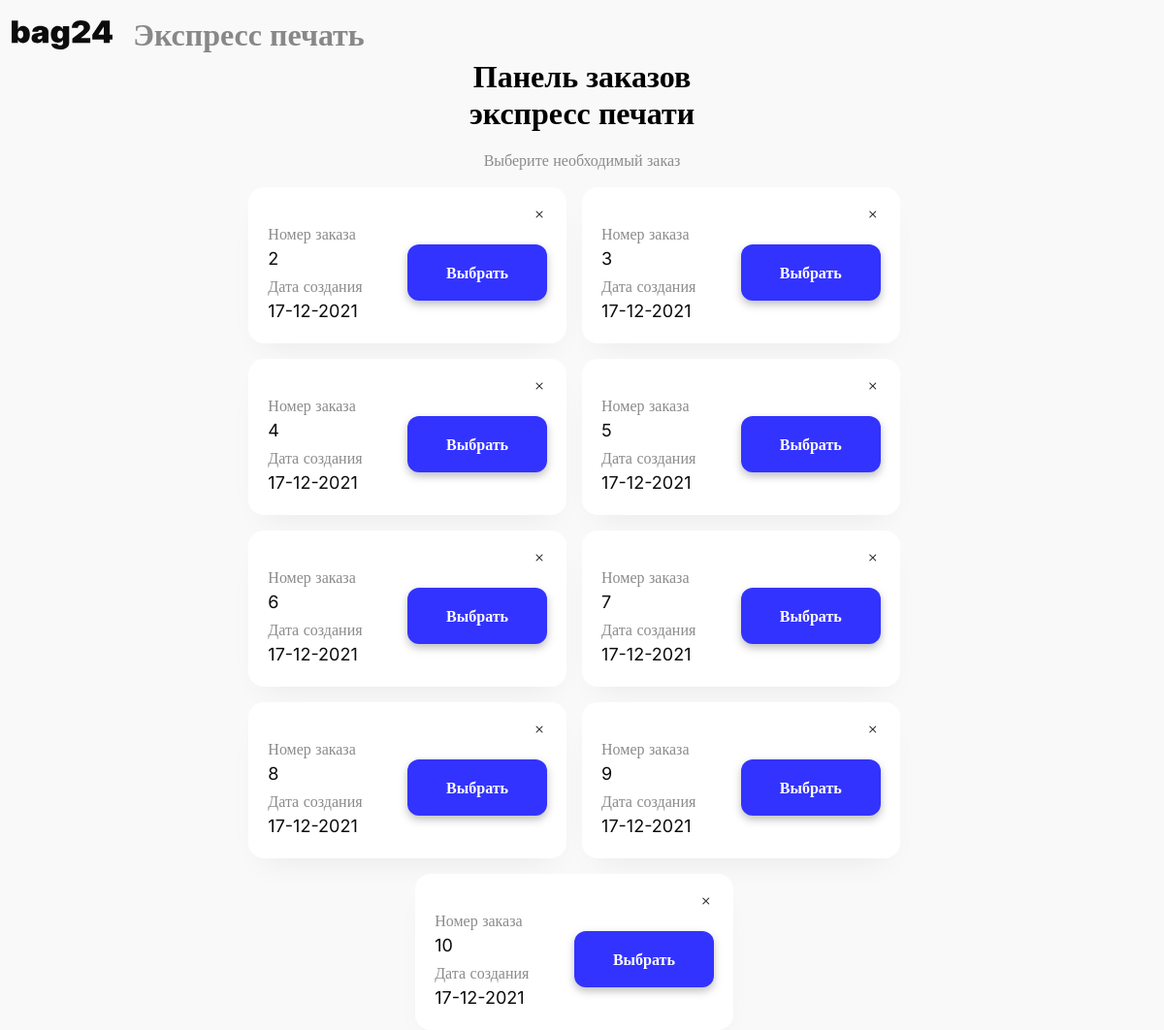
Before: /operator/1 with the older database file.
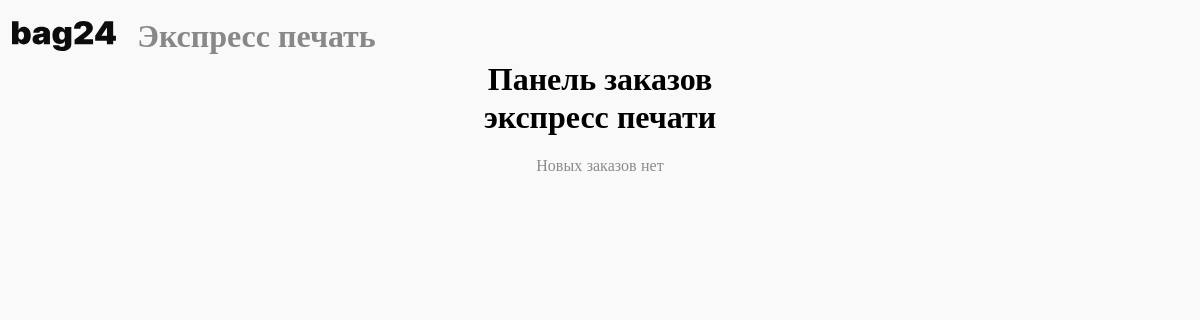
After: the same page with the newer database file.
### operator_part/models.py (models this page shows)
class Order(models.Model):
    date_create = models.DateField(verbose_name="Дата создания заказа")
    date_print = models.DateField(verbose_name="Дата печати", blank=True, null=True)
    number = models.CharField(max_length=255, verbose_name="Номер заказа")
    code = models.IntegerField(verbose_name="Код")
    pos = models.ForeignKey(POS, on_delete=models.CASCADE, verbose_name='Точка в которой заказали печать')
    price_per_list = models.DecimalField(decimal_places=2,max_digits=5, verbose_name="Цена за лист")
    list_count = models.IntegerField(verbose_name="Общее количество страниц", null=True, blank=True)
    amount = models.DecimalField(decimal_places=2,max_digits=9, verbose_name="Сумма заказа", null=True, blank=True)
    documents = models.ManyToManyField('Doc', related_name='order')
    def __str__(self):
        return f"Заказ в {self.date_create} в точке {self.pos}"
    class Meta:
        verbose_name = 'Заказ'
        verbose_name_plural = 'Заказы'

### operator_part/views.py (the view)
# urls.py: path("<int:pk>", operatorForm, name='operator'),
def operatorForm(request, pk):
    pos = POS.objects.get(id=pk)
    orders = Order.objects.filter(pos=pos, date_print=None)
    print(orders)
    return render(request, 'operator_form.html', {'orders': orders, 'pos':pos})

### operator_part/models.py (called while the page is built)
    def __str__(self):
        return self.name

### templates/operator_form.html (shortened to what this page needs)
{% extends 'index.html' %}
{% load static %}
{% block content %}
    <nav class="nav operator">
        <div class="nav-left">
            <a class="" href="#"><img src="{% static 'images/header.svg' %}" style="width: 104px;"></a>
            <div class="nav-title" id="" href="#" style="margin-left: 5%">Экспресс печать</div>
        </div>
    </nav>
    <div id="in-storage">
        <div align="center">
            <h2 class="middle" style="color: black;margin-bottom: 1rem;">Панель заказов<br>
                экспресс печати</h2>
            <label id="subtext" class="semi f-16 grey">{% if orders %}
                Выберите необходимый заказ {% else %} Новых заказов нет
            {% endif %} </label>
        </div>
        <div class="main-my-item">
            {% for order in orders %}
                <div class="div-my-item">
                    <div style="display: flex;justify-content: flex-end" data-value="{{ order.id }}" class="close-order bi bi-x"></div>
                    <div class="row">
                        <div class="col">
                            <div class="row">
                                <label class="semi f-16 grey">Номер заказа</label>
                                <label class="semi f-18 black">{{ order.number }}</label>
                            </div>
                            <div class="row" style="margin-top: 2%">
                                <label class="semi f-16 grey">Дата создания</label>
                                <label class="semi f-18 black">{{ order.date_create|date:"d-m-Y" }}</label>
                            </div>
                        </div>
                        <div class="col" style="display: flex; align-items: center">
                            <button class="btn btn-next bold" data-value="{{ order.code }}"
                                    data-date="{{ order.date_create|date:"d-m-Y" }}" data-index="{{ order.number }}"
                                    data-toggle="modal" data-backdrop="static"
                                    data-target="#exampleModalRight2">Выбрать
                            </button>
                        </div>
                    </div>
                </div>
            {% endfor %}
        </div>
    </div>
{% endblock %}

### templates/index.html (shortened to what this page needs)
<!doctype html>
{% load static %}
<html lang="ru">
<head>
    <link href="https://cdn.jsdelivr.net/npm/bootstrap@5.1.3/dist/css/bootstrap.min.css" rel="stylesheet"
>
    <link rel="stylesheet" href="https://cdn.jsdelivr.net/npm/bootstrap-icons@1.7.2/font/bootstrap-icons.css">
    <link href="{% static 'css/style.css' %}" rel="stylesheet">
    <link href="https://cdn.jsdelivr.net/npm/select2@4.1.0-rc.0/dist/css/select2.min.css" rel="stylesheet"/>
</head>
<body class="bg-grey">
{% block content %}
{% endblock %}
</body>
</html>

### templates/static/css/style.css (style rules this page uses)
body, .btn { font-family: Inter; }
.nav { justify-content: space-between; }
.nav-left { display: flex; align-items: center; padding: 1% 0 0 1% }
.middle { font-weight: 600; }
.semi { font-weight: 400; }
.bg-grey { background: #f9f9fa }
.grey { color: #8b8b8b }
a { text-decoration: none; }
h2 { margin-bottom: 0; }
.nav-title { color: #0C0C0D7A; font-size: 32px; font-weight: 600; margin-left: 5%; width: 300px; }
.f-16 { font-size: 1rem; }
.operator .nav-title { width: 320px; color: #0C0C0D7A; font-size: 32px; font-weight: 600; }

Changed rows visible on the page:
removed Order: {{ order.id }} 42 (drawn), number "2", date_create "17-12-2021"
removed Order: {{ order.id }} 43 (drawn), number "3", date_create "17-12-2021"
removed Order: {{ order.id }} 44 (drawn), number "4", date_create "17-12-2021"
removed Order: {{ order.id }} 45 (drawn), number "5", date_create "17-12-2021"
removed Order: {{ order.id }} 46 (drawn), number "6", date_create "17-12-2021"
removed Order: {{ order.id }} 47 (drawn), number "7", date_create "17-12-2021"
removed Order: {{ order.id }} 48 (drawn), number "8", date_create "17-12-2021"
removed Order: {{ order.id }} 49 (drawn), number "9", date_create "17-12-2021"
removed Order: {{ order.id }} 50 (drawn), number "10", date_create "17-12-2021"
Other visible differences:
text no longer shown: "Выберите необходимый заказ"
text now shown: "Новых заказов нет"
